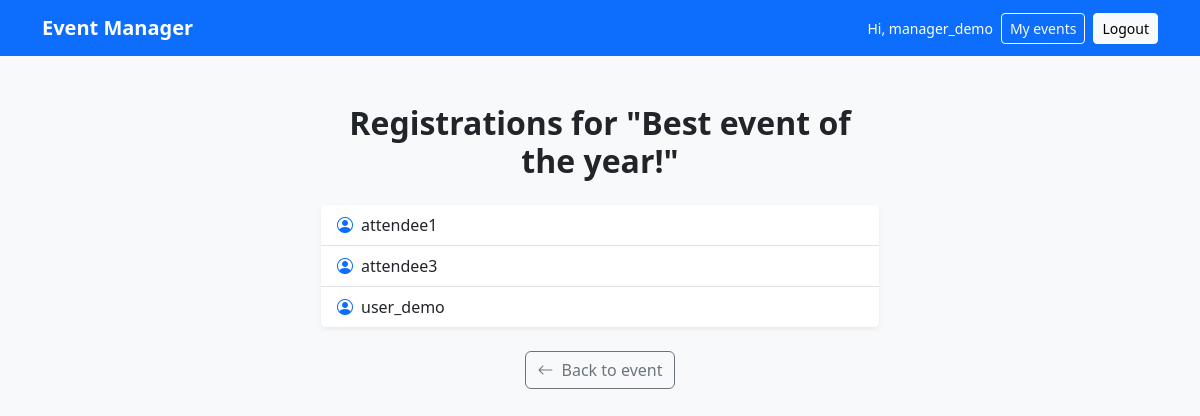
The app's page /registrations/1/attendees/ (signed in) with its own data.
### accounts/models.py (models this page shows, shortened)
class CustomUser(AbstractUser):
    ROLES = {"A": "Attendee", "O": "Organizer"}
    role = models.CharField(max_length=1, choices=ROLES, default="A")
    email = models.EmailField(unique=True)
    def is_organizer(self) -> bool:
        return self.role == "O"

### events/models.py (models this page shows, shortened)
class Event(models.Model):
    organizer = models.ForeignKey(CustomUser, on_delete=models.CASCADE)
    title = models.CharField(max_length=100)
    date = models.DateTimeField()
    description = models.TextField()
    location = models.CharField(max_length=255)
    class Meta:
        ordering = ["date"]

### registrations/models.py (models this page shows, shortened)
class Registration(models.Model):
    attendee = models.ForeignKey(CustomUser, on_delete=models.CASCADE)
    event = models.ForeignKey(Event, on_delete=models.CASCADE)
    registered_at = models.DateTimeField(auto_now_add=True)
    class Meta:
        unique_together = ('attendee', 'event')

### registrations/views.py (the view)
# urls.py: path("<int:pk>/attendees/", RegistrationList.as_view(), name="attendee_list"),
class RegistrationList(OrganizerRequiredMixin, EventOwnerRequiredMixin, ListView):
    model = Registration
    template_name = "registration_list.html"
    def get_queryset(self):
        self.event = get_object_or_404(Event, pk=self.kwargs["pk"])
        return Registration.objects.filter(event=self.event).select_related("attendee")
    def get_context_data(self, **kwargs):
        context = super().get_context_data(**kwargs)
        context["event"] = self.event
        return context

### accounts/mixins.py (called while the page is built)
    def test_func(self):
        return self.request.user.is_organizer()

### events/mixins.py (called while the page is built)
    def dispatch(self, request, *args, **kwargs):
        self.event = get_object_or_404(Event, pk=kwargs.get("pk"))
        if request.user != self.event.organizer:
            messages.error(request, "You do not have permission to access this page.", extra_tags='danger')
            return redirect("home")
        return super().dispatch(request, *args, **kwargs)

### templates/registration_list.html
{% extends "base.html" %}
{% block body %}
<div class="container d-flex flex-column align-items-center justify-content-center py-5">
    <div class="col-12 col-md-8 col-lg-6">
        <h2 class="text-center mb-4 fw-bold text-dark">Registrations for "{{ event.title }}"</h2>
        <div class="card shadow-sm border-0">
            {% if registration_list %}
                <ul class="list-group list-group-flush">
                    {% for registration in registration_list %}
                        <li class="list-group-item d-flex align-items-center">
                            <i class="bi bi-person-circle me-2 text-primary"></i>
                            {{ registration.attendee.username }}
                        </li>
                    {% endfor %}
                </ul>
            {% else %}
                <div class="card-body text-center text-muted">
                    No one has registered for this event yet.
                </div>
            {% endif %}
        </div>
        <div class="text-center mt-4">
            <a href="{% url 'event_detail' event.pk %}" class="btn btn-outline-secondary">
                <i class="bi bi-arrow-left me-2"></i>Back to event
            </a>
        </div>
    </div>
</div>
{% endblock body %}

### templates/base.html (shortened to what this page needs)
<!DOCTYPE html>
<html lang="it">
<head>
    <link href="https://cdn.jsdelivr.net/npm/bootstrap@5.3.0/dist/css/bootstrap.min.css" rel="stylesheet">
    <link rel="stylesheet" href="https://cdn.jsdelivr.net/npm/bootstrap-icons@1.11.3/font/bootstrap-icons.css">
</head>
<body class="bg-light">
    <nav class="navbar navbar-expand-md navbar-dark bg-primary">
        <div class="container">
            <a class="navbar-brand fw-semibold" href="{% url 'home' %}">Event Manager</a>
            <div class="d-flex align-items-center gap-2">
                {% if user.is_authenticated %}
                <span class="text-white small d-none d-sm-inline">Hi, {{ user.username }}</span>
                    {% if user.is_organizer %}
                        <a href="{% url 'organizer_dashboard' %}" class="btn btn-outline-light btn-sm">My events</a>
                    {% else %}
                        <a href="{% url 'attendee_dashboard' %}" class="btn btn-outline-light btn-sm">My registrations</a>
                    {% endif %}
                    <form action="{% url 'logout' %}" method="post" class="m-0">
                        <button type="submit" class="btn btn-light btn-sm">Logout</button>
                    </form>
                {% else %}
                    <a href="{% url 'login' %}" class="btn btn-outline-light btn-sm">Login</a>
                    <a href="{% url 'signup_attendee' %}" class="btn btn-light btn-sm">Sign up</a>
                {% endif %}
            </div>
        </div>
    </nav>
    <main class="flex-grow-1">
        {% block body %}
        {% endblock body %}
    </main>
</body>
</html>

### records on screen
CustomUser: username "manager_demo"
Event: title "Best event of the year!"
Registration: attendee.username "attendee1"
Registration: attendee.username "attendee3"
Registration: attendee.username "user_demo"
